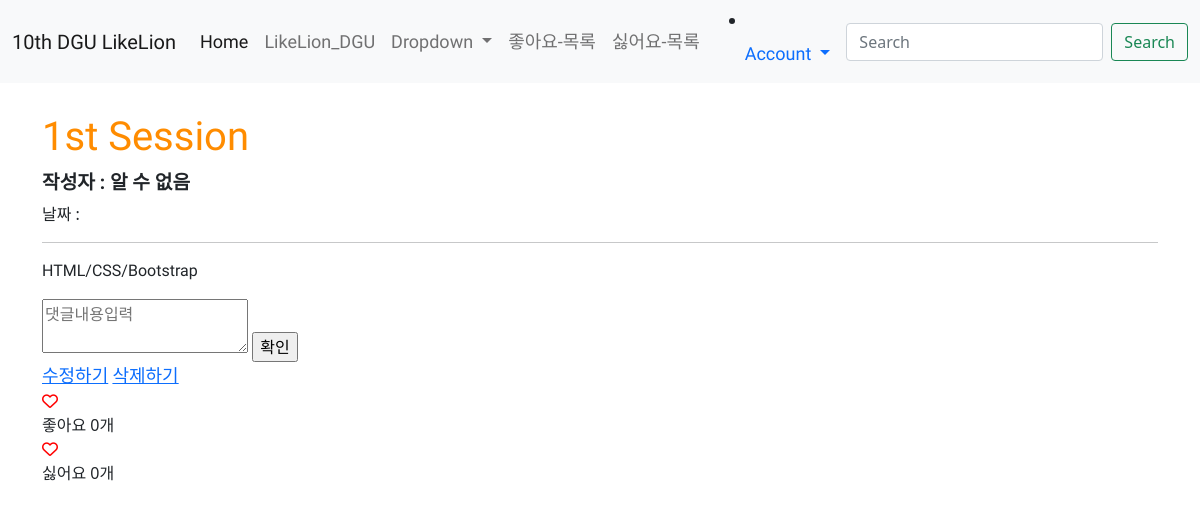
Page /1 on the earlier database version.
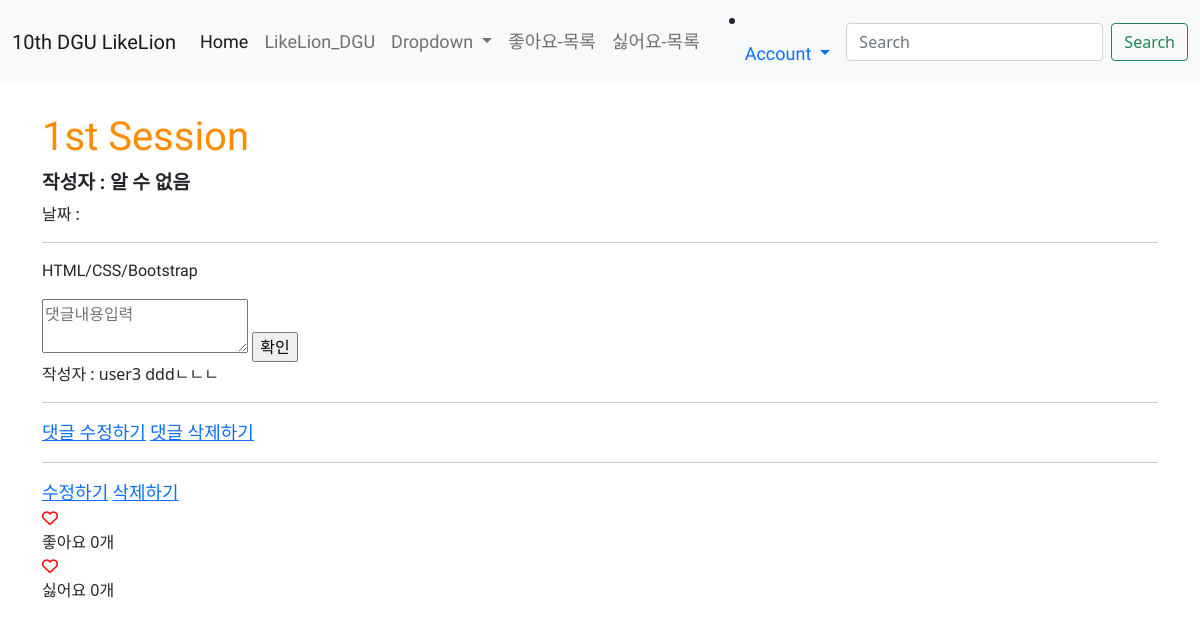
Same page on the later database version.
### main/models.py (models this page shows, shortened)
class Post(models.Model):
    id = models.AutoField(primary_key=True)
    title = models.CharField(max_length=200)
    user = models.ForeignKey(User,on_delete=models.CASCADE,null=True)
    created_at = models.DateTimeField(auto_now_add=True)
    updated_at = models.DateTimeField(auto_now=True)
    image = models.ImageField(upload_to = "post/", blank=True, null=True)
    view_count = models.IntegerField(default = 0)
    body = models.TextField()
    like_user_set = models.ManyToManyField(User, blank=True, related_name='likes_user_set',through='Like')
    dislike_user_set = models.ManyToManyField(User, blank=True, related_name='dislikes_user_set',through='Dislike')
    @property
    def like_count(self):
        return self.like_user_set.count()
    @property
    def dislike_count(self):
        return self.dislike_user_set.count()

class Comment(models.Model):
    content = models.TextField(null=True)
    writer = models.ForeignKey(User, on_delete=models.CASCADE)
    post = models.ForeignKey( Post ,on_delete=models.CASCADE, related_name ='comments')
    created_at = models.DateTimeField(auto_now=True)
    update_at = models.DateTimeField(auto_now=True)

### main/views.py (the view)
# urls.py: path('<str:id>',detail, name="detail"),
def detail(request, id):
    post = get_object_or_404(Post, pk = id)
    all_comments = post.comments.all().order_by('-created_at')
    return render(request, 'main/detail.html', {'post':post, 'comments':all_comments})

### main/templates/main/detail.html (shortened to what this page needs)
{% extends 'base.html' %}
{% load static %}
{% block content %}
<h1>{{post.title}}</h1>
{% if post.writer %}
    {% if 'user' in post.writer.username %}
        <h3>작성자 : {{ post.writer.last_name }} {{ post.writer.first_name }}</h3>
    {% else %}
        <h3>작성자 : {{ post.writer }}</h3>
{% endif %}
{% else %}
<h3>작성자 : 알 수 없음</h3>
{% endif %}
날짜 :  {{post.pub_date}}
<hr>
<p>{{post.body}}</p>
<div>
    <form action="{%url 'main:create_comment' post.id%}" method="POST">
        <textarea name="content" placeholder="댓글내용입력"></textarea>
        <input type="submit" value="확인">
    </form>
</div>
<div>
    {% for comment in comments %}
        <div>
        작성자 : {{comment.writer}}
        {{comment.content}}
        <br><hr>
        <a href="{% url 'main:edit_comment' post.id comment.id%}">댓글 수정하기</a>
        <a href="{% url 'main:delete_comment' comment.id%}">댓글 삭제하기</a>
        <hr>
        </div>
    {% endfor %}
</div>
<a href = "{%url 'main:edit' post.id%}">수정하기</a>
<a href = "{%url 'main:delete' post.id%}">삭제하기</a>
<span href="#" class="like" name="{{post.id}}" value="Like">
    {% if user in post.like_user_set.all %}
        <div class="alt-service-icon">
            <i class="fas fa-heart" id="like-icon" style="color:red;"></i>
        </div>
    {% else %}
        <div class="alt-service-icon">
            <i class="far fa-heart" id="like-icon" style="color:red;"></i>
        </div>
    {% endif %}
    <span id="count-{{ post.id }}" class="alt-services-title font alt">
        좋아요
        {% if post.like_count == 0 %}
            0개
        {% else %}
            {{ post.like_count }}개
        {% endif %}
    </span>
</span>
<span href="#" class="dislike" name="{{post.id}}" value="Dislike">
    {% if user in post.dislike_user_set.all %}
        <div class="alt-service-icon">
            <i class="fa-solid fa-heart-crack" id="dislike-icon" style="color:red;"></i>
        </div>
    {% else %}
        <div class="alt-service-icon">
            <i class="far fa-heart" id="dislike-icon" style="color: red;"></i>
        </div>
    {% endif %}
    <span id="count2-{{ post.id }}" class="alt-services-title font alt">
        싫어요
        {% if post.dislike_count == 0 %}
            0개
        {% else %}
            {{ post.dislike_count }}개
        {% endif %}
    </span>
</span>
{% endblock %}

### sns_project/templates/base.html (shortened to what this page needs)
<!DOCTYPE html>
{% load static %}
<html lang="en">
<head>
    <link href="https://cdn.jsdelivr.net/npm/bootstrap@5.1.3/dist/css/bootstrap.min.css" rel="stylesheet">
    <link rel="stylesheet" type="text/css" href="{% static 'css/project.css' %}">
    <link rel="stylesheet" href="https://cdnjs.cloudflare.com/ajax/libs/font-awesome/6.1.1/css/all.min.css"/>
</head>
<body>
    {% include 'shared/_navbar.html' %}
    <div class="container">
        {% block content %}
        {% endblock %}
    </div>
</body>
</html>

### sns_project/templates/shared/_navbar.html (shortened to what this page needs)
<nav class="navbar navbar-expand-lg navbar-light bg-light">
    <div class="container-fluid">
      <a class="navbar-brand" href="{% url 'main:showmain' %}">10th DGU LikeLion </a>
      <div class="collapse navbar-collapse" id="navbarSupportedContent">
        <ul class="navbar-nav me-auto mb-2 mb-lg-0">
          <li class="nav-item">
            <a class="nav-link active" aria-current="page" href="{% url 'main:showmain' %}">Home</a>
          </li>
          <li class="nav-item">
            <a class="nav-link" href="http://dgulion.co.kr/">LikeLion_DGU</a>
          </li>
          <li class="nav-item dropdown">
            <a class="nav-link dropdown-toggle" href="#" id="navbarDropdown" role="button" data-bs-toggle="dropdown" aria-expanded="false">
              Dropdown
            </a>
          </li>
          <li class="nav-item">
            <a class="nav-link" href="{% url 'main:my_like' request.user.id %}">좋아요-목록</a>
          </li>
          <li class="nav-item">
            <a class="nav-link" href="{% url 'main:my_dislike' request.user.id %}">싫어요-목록</a>
          </li>
        </ul>
          <li class="nav-item dropdown">
            <a class="nav-link dropdown-toggle" href="#" id="navbarDropdown" role="button" data-bs-toggle="dropdown" aria-expanded="false">
             Account
            </a>
           </li>
        <form class="d-flex">
          <input class="form-control me-2" type="search" placeholder="Search" aria-label="Search">
          <button class="btn btn-outline-success" type="submit">Search</button>
        </form>
      </div>
    </div>
  </nav>

### sns_project/static/css/project.css (style rules this page uses)
h1 { color : darkorange; font-family: 'Black Han Sans', sans-serif; margin-top: 30px; margin-bottom: 10px; }
h3 { font-family: 'Nanum Gothic', sans-serif; font-size:larger; font-weight: bolder; }
p { font-family: 'Nanum Myeongjo', serif; font-size: medium; }
a { font-family: 'Nanum Gothic', sans-serif; font-size: large; }

Differences in the rows shown:
added Comment: writer "user3", content "dddㄴㄴㄴ"
